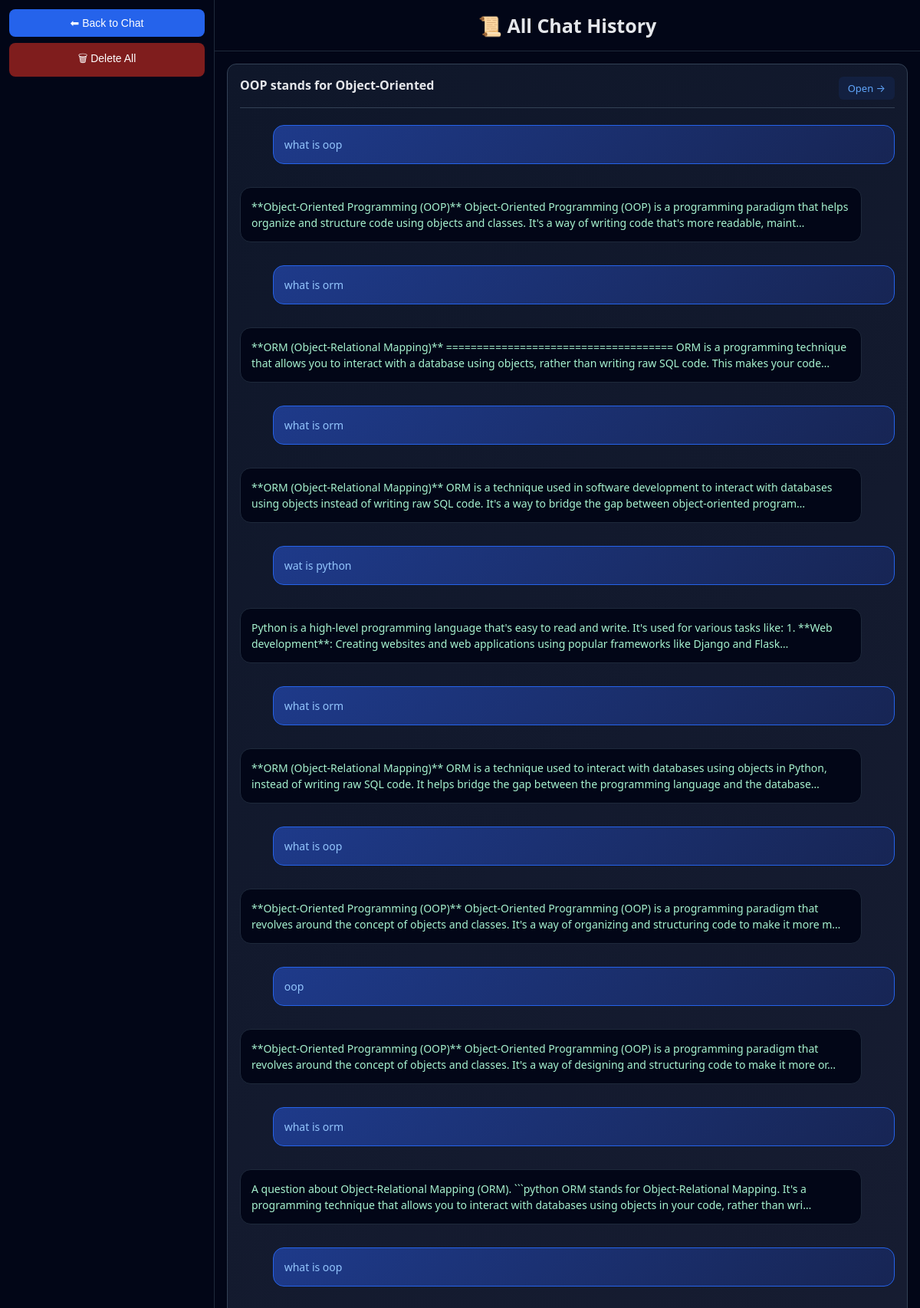
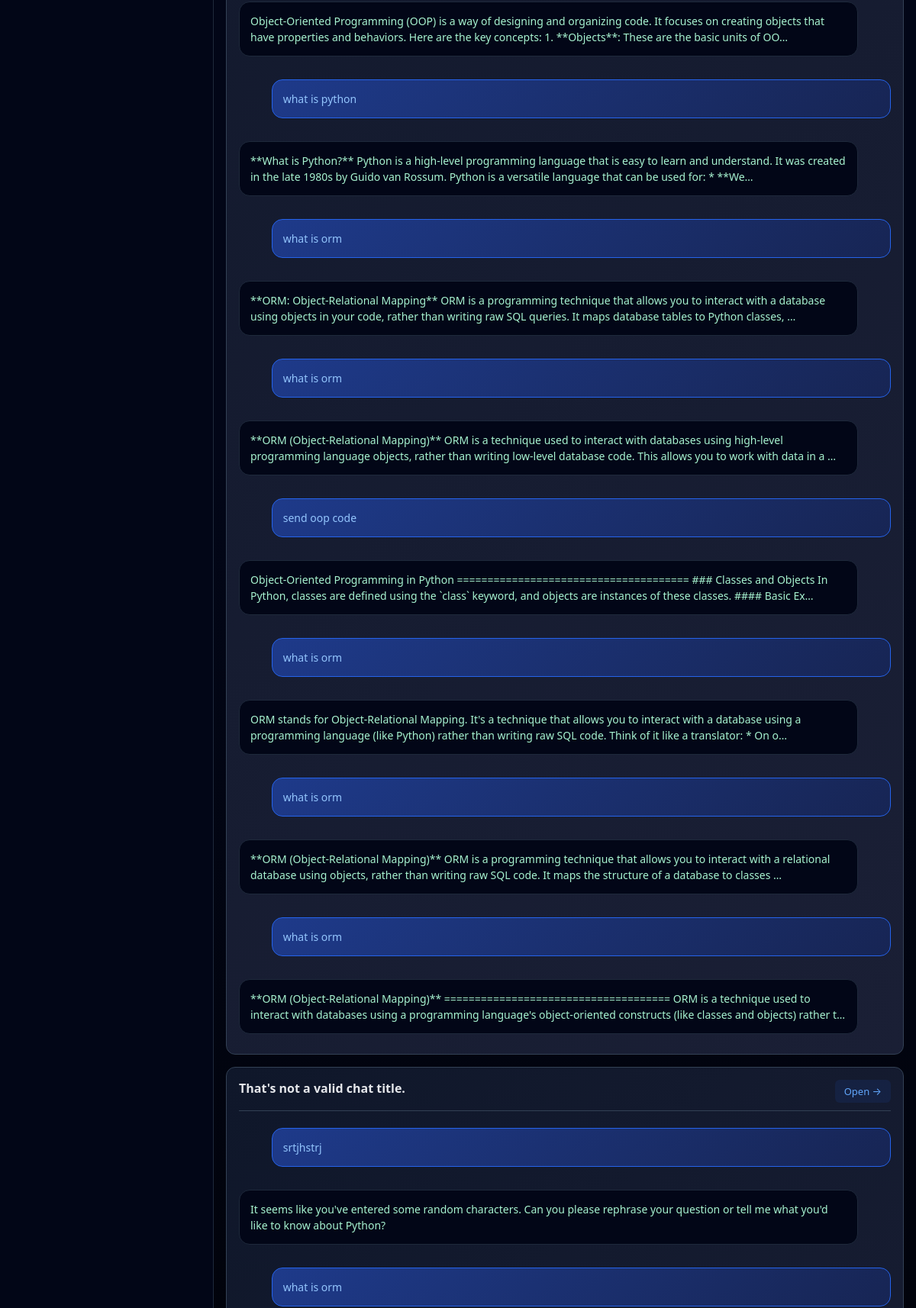
The app's page /history-all/ (upper part) with its own data (2 pictures, top to bottom).
### chatbot/models.py (models this page shows)
class Conversation(models.Model):
    id = models.UUIDField(primary_key=True, default=uuid.uuid4, editable=False)
    title = models.CharField(max_length=120, default="New Chat")
    created_at = models.DateTimeField(auto_now_add=True)

class Message(models.Model):
    conversation = models.ForeignKey(
        Conversation, on_delete=models.CASCADE, related_name="messages"
    )
    role = models.CharField(max_length=10)  # user / bot
    content = models.TextField()
    created_at = models.DateTimeField(auto_now_add=True)

### chatbot/views.py (the view)
# urls.py: path("history-all/", view_history_all),
def view_history_all(request):
    conversations = Conversation.objects.prefetch_related("messages") \
        .order_by("-created_at")
    return render(request, "history_all.html", {
        "conversations": conversations
    })

### chatbot/templates/history_all.html (shortened to what this page needs)
<!DOCTYPE html>
<html>
  <head>
    <link rel="stylesheet" href="/static/style.css" />
  </head>
  <body>
    <div class="app">
      <div class="sidebar">
        <button onclick="location.href='/'">⬅ Back to Chat</button>
        <button class="danger" onclick="deleteAll()">🗑 Delete All</button>
      </div>
      <div class="chat-area history-page">
        <h1 class="page-title">📜 All Chat History</h1>
        <div class="history-container">
          {% for convo in conversations %}
          <div class="history-card">
            <div class="history-header">
              <h3 class="history-convo-title">{{ convo.title }}</h3>
              <a href="/?c={{ convo.id }}" class="history-card-link">Open →</a>
            </div>
            <div class="history-messages">
              {% for msg in convo.messages.all %}
              <a href="/?c={{ convo.id }}" class="history-link">
                <div class="{{ msg.role }} history-preview">
                  {{ msg.content|truncatechars:220 }}
                </div>
              </a>
              {% endfor %}
            </div>
          </div>
          {% empty %}
          <div class="no-history">
            <p>📭 No chat history found</p>
            <a href="/" class="btn-primary">Start a New Chat</a>
          </div>
          {% endfor %}
        </div>
      </div>
    </div>
  </body>
</html>

### chatbot/static/style.css (style rules this page uses)
* { box-sizing: border-box; }
html, body { margin: 0; height: 100%; background: radial-gradient(circle at top, #020617, #020617, #000); color: #e5e7eb; font-family: system-ui, -apple-system, BlinkMacSystemFont, sans-serif; }
.app { display: flex; min-height: calc(100vh - 40px); }
.sidebar { width: 280px; background: linear-gradient(180deg, #020617, #020617); padding: 12px; display: flex; flex-direction: column; border-right: 1px solid #1e293b; }
.sidebar button { width: 100%; margin-bottom: 8px; padding: 10px 12px; border-radius: 8px; border: none; background: #2563eb; color: white; cursor: pointer; font-size: 14px; transition: all .2s ease; }
.sidebar .danger { background: #7f1d1d; }
.user, .bot { margin: 10px 0; padding: 12px 14px; border-radius: 14px; width: 95%; line-height: 1.6; word-wrap: break-word; }
.user { background: linear-gradient(135deg, #2563eb, #1d4ed8); color: white; margin-left: auto; }
.bot { background: #020617; border: 1px solid #1e293b; color: #fff; }
.page-title { padding: 16px 20px; margin: 0; font-size: 25px; font-weight: 800; color: #e5e7eb; border-bottom: 1px solid #1e293b; text-align: center; }
.history-page h3 { margin-bottom: 8px; color: #e5e7eb; }
.history-page .user, .history-page .bot { max-width: 100%; }
body { overflow-x: hidden; }
.history-page { flex: 1; overflow-y: auto; padding: 0; display: flex; flex-direction: column; }
.history-container { flex: 1; padding: 16px; overflow-y: auto; }
.history-card { background: linear-gradient(135deg, #0f172a, #1a1f35); border: 1px solid #334155; border-radius: 12px; padding: 16px; margin-bottom: 16px; transition: all 0.3s ease; }
.history-header { display: flex; justify-content: space-between; align-items: center; margin-bottom: 12px; border-bottom: 1px solid #334155; padding-bottom: 10px; }
.history-convo-title { margin: 0; color: #93c5fd; font-size: 16px; font-weight: 600; flex: 1; }
.history-card-link { color: #60a5fa; text-decoration: none; font-size: 13px; padding: 6px 12px; background: rgba(37, 99, 235, 0.1); border-radius: 6px; transition: all 0.2s ease; }
.history-messages { display: flex; flex-direction: column; gap: 10px; }
.history-link { text-decoration: none; color: inherit; display: block; }
.history-preview { background: #020617; border: 1px solid #1e293b; border-radius: 8px; padding: 12px; font-size: 14px; line-height: 1.5; color: #cbd5e1; transition: all 0.2s ease; overflow: hidden; display: -webkit-box; -webkit-line-clamp: 2; -webkit-box-orient: vertical; }
.history-preview.user { background: linear-gradient(135deg, #1e3a8a, #172554); border-color: #2563eb; color: #93c5fd; }
.history-preview.bot { background: #020617; border-color: #1e293b; color: #cbd5e1; }
.bot, .user { word-break: break-word; overflow-wrap: anywhere; }
.history-preview { background: #020617; border: 1px solid #1e293b; border-radius: 14px; padding: 14px; margin-top: 10px; transition: background 0.2s ease, transform 0.2s ease; overflow: hidden; display: -webkit-box; -webkit-line-clamp: 3; -webkit-box-orient: vertical; }
.history-preview.user { color: #93c5fd; }
.history-preview.bot { color: #a7f3d0; }
.history-preview, .history-preview * { word-break: break-word; overflow-wrap: anywhere; }
.chat-area { position: relative; height: calc(100vh - 40px); display: flex; flex-direction: column; width: 100%; justify-content: center; }

### records on screen
Conversation: title "OOP stands for Object-Oriented"
Message: content "what is oop"
Message: content "**Object-Oriented Programming (OOP)** Object-Oriented Programming (OOP) is a programming paradigm that helps organize and structure code using objects and classes. It's a way of writing code that's more readable, maint…"
Message: content "what is orm"
Message: content "**ORM (Object-Relational Mapping)** ===================================== ORM is a programming technique that allows you to interact with a database using objects, rather than writing raw SQL code. This makes your code…"
Message: content "what is orm"
Message: content "**ORM (Object-Relational Mapping)** ORM is a technique used in software development to interact with databases using objects instead of writing raw SQL code. It's a way to bridge the gap between object-oriented program…"
Message: content "wat is python"
Message: content "Python is a high-level programming language that's easy to read and write. It's used for various tasks like: 1. **Web development**: Creating websites and web applications using popular frameworks like Django and Flask…"
Message: content "what is orm"
Message: content "**ORM (Object-Relational Mapping)** ORM is a technique used to interact with databases using objects in Python, instead of writing raw SQL code. It helps bridge the gap between the programming language and the database…"
Message: content "what is oop"
Message: content "**Object-Oriented Programming (OOP)** Object-Oriented Programming (OOP) is a programming paradigm that revolves around the concept of objects and classes. It's a way of organizing and structuring code to make it more m…"
Message: content "oop"
Message: content "**Object-Oriented Programming (OOP)** Object-Oriented Programming (OOP) is a programming paradigm that revolves around the concept of objects and classes. It's a way of designing and structuring code to make it more or…"
Message: content "what is orm"
Message: content "A question about Object-Relational Mapping (ORM). ```python ORM stands for Object-Relational Mapping. It's a programming technique that allows you to interact with databases using objects in your code, rather than wri…"
Message: content "what is oop"
Message: content "Object-Oriented Programming (OOP) is a way of designing and organizing code. It focuses on creating objects that have properties and behaviors. Here are the key concepts: 1. **Objects**: These are the basic units of OO…"
Message: content "what is python"
Message: content "**What is Python?** Python is a high-level programming language that is easy to learn and understand. It was created in the late 1980s by Guido van Rossum. Python is a versatile language that can be used for: * **We…"
Message: content "what is orm"
Message: content "**ORM: Object-Relational Mapping** ORM is a programming technique that allows you to interact with a database using objects in your code, rather than writing raw SQL queries. It maps database tables to Python classes, …"
Message: content "what is orm"
Message: content "**ORM (Object-Relational Mapping)** ORM is a technique used to interact with databases using high-level programming language objects, rather than writing low-level database code. This allows you to work with data in a …"
Message: content "send oop code"
Message: content "Object-Oriented Programming in Python ====================================== ### Classes and Objects In Python, classes are defined using the `class` keyword, and objects are instances of these classes. #### Basic Ex…"
Message: content "what is orm"
Message: content "ORM stands for Object-Relational Mapping. It's a technique that allows you to interact with a database using a programming language (like Python) rather than writing raw SQL code. Think of it like a translator: * On o…"
Message: content "what is orm"
Message: content "**ORM (Object-Relational Mapping)** ORM is a programming technique that allows you to interact with a relational database using objects, rather than writing raw SQL code. It maps the structure of a database to classes …"
Message: content "what is orm"
Message: content "**ORM (Object-Relational Mapping)** ===================================== ORM is a technique used to interact with databases using a programming language's object-oriented constructs (like classes and objects) rather t…"
Conversation: title "That's not a valid chat title."
Message: content "srtjhstrj"
Message: content "It seems like you've entered some random characters. Can you please rephrase your question or tell me what you'd like to know about Python?"
Message: content "what is orm"
